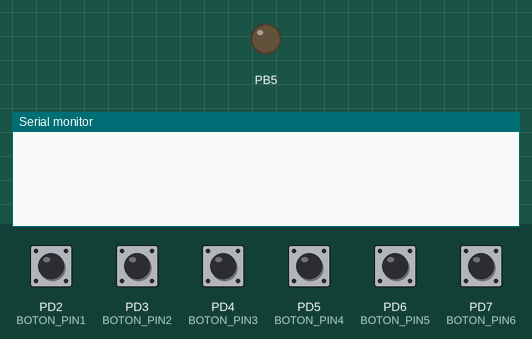
This program was run on a simulated ATmega328P, built with avr-gcc and emulated at 16 MHz. On the bench: output pins drawn as LEDs (lit = HIGH), the last lines printed to the serial monitor. The test bench sets the inputs (shaded band); at power-on: PD2 (BOTON_PIN1), PD3 (BOTON_PIN2), PD4 (BOTON_PIN3), PD5 (BOTON_PIN4), PD6 (BOTON_PIN5), PD7 (BOTON_PIN6) HIGH.

Above: at 1.2 s.
1.3 s: PD2 (BOTON_PIN1) pulled LOW for 0.15 s
At 2.5 s:
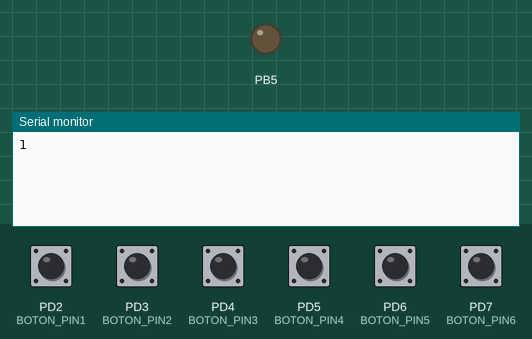
2.9 s: PD6 (BOTON_PIN5) pulled LOW for 0.15 s
At 3.7 s:
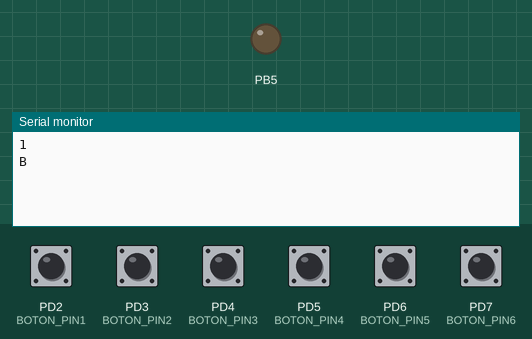
4.5 s: PD7 (BOTON_PIN6) pulled LOW for 0.15 s
At 5.0 s:
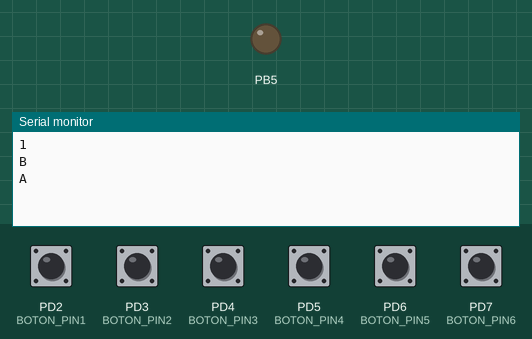

The program:

main.c
```c
///////////////////////////////////////////////////////////////////////
// Universidad Del Valle De Guatemala
// IE2023: Electronica digital 2
// Autor: Alan Gomez - 22115
// Proyecto: Laboratorio 6 - UART con ATmega328P Microchips AVR, Lenguaje C.
// Hardware: ATmega328P
// Creado: 20/09/2024
///////////////////////////////////////////////////////////////////////

#define F_CPU 16000000

// Librerias
#include <avr/io.h>
#include <stdint.h>
#include <util/delay.h>
#include <avr/interrupt.h>
#include <stdio.h>
#include <stdlib.h>
#include <stdbool.h>
#include <util/twi.h>

#include "UART/UART.h" //Incluir libreria de UART

// Definir los pines de los botones
#define BOTON_PIN1 PD2
#define BOTON_PIN2 PD3
#define BOTON_PIN3 PD4
#define BOTON_PIN4 PD5
#define BOTON_PIN5 PD6
#define BOTON_PIN6 PD7


// Variables
volatile uint8_t BTN_STATE_1 = 0;
volatile uint8_t BTN_STATE_2 = 0;
volatile uint8_t BTN_STATE_3 = 0;
volatile uint8_t BTN_STATE_4 = 0;
volatile uint8_t BTN_STATE_5 = 0;
volatile uint8_t BTN_STATE_6 = 0;

const uint8_t delay_time = 100;// tiempo de antirrebote

uint8_t dato=0;


void setup() {
	// Configura los pines de los botones como entrada con resistencia Pull-Up
	DDRD &= ~((1 << BOTON_PIN1) | (1 << BOTON_PIN2) | (1 << BOTON_PIN3) | (1 << BOTON_PIN4) | (1 << BOTON_PIN5) | (1 << BOTON_PIN6));
	PORTD |= ((1 << BOTON_PIN1) | (1 << BOTON_PIN2) | (1 << BOTON_PIN3) | (1 << BOTON_PIN4) | (1 << BOTON_PIN5) | (1 << BOTON_PIN6));

	// Configura el pin PB5 (LED integrado en el ATmega328P) como salida
	DDRB |= (1 << PB5);

	// Habilitar las interrupciones por cambio de estado para los pines PD2 a PD7
	PCICR |= (1 << PCIE2);
	PCMSK2 |= ((1 << PCINT18) | (1 << PCINT19) | (1 << PCINT20) | (1 << PCINT21) | (1 << PCINT22) | (1 << PCINT23));

	initUART9600();  // Iniciar UART

	// Habilitar interrupciones globales
	sei();
}
// Modulos

void TT_BOUNCE(void);
TT_BOUNCE(){
	if(BTN_STATE_1){
		BTN_STATE_1 = 0;
		// Accion
		writeTextUART("1");
		writeTextUART("\n");
		_delay_ms(delay_time);// dealy de push
		}
	if(BTN_STATE_2){
		BTN_STATE_2 = 0;
		// Accion
		writeTextUART("2");
		writeTextUART("\n");
		_delay_ms(delay_time);// dealy de push
		}
	if(BTN_STATE_3){
		BTN_STATE_3 = 0;
		// Accion
		writeTextUART("3");
		writeTextUART("\n");
		_delay_ms(delay_time);// dealy de push
		}
	if(BTN_STATE_4){
		BTN_STATE_4 = 0;
		//Accion
		writeTextUART("4");
		writeTextUART("\n");
		_delay_ms(delay_time);// dealy de push
		}
	if(BTN_STATE_5){
		BTN_STATE_5 = 0;
		//Accion
		writeTextUART("B");
		writeTextUART("\n");
		_delay_ms(delay_time);// dealy de push
		}
	if(BTN_STATE_6){
		BTN_STATE_6 = 0;
		//Accion
		writeTextUART("A");
		writeTextUART("\n");
		_delay_ms(delay_time);// dealy de push
		}
}

//Vectores de interrupcion
ISR(PCINT2_vect) {
	// Detecta el cambio de estado en los pines PD2 a PD7

	// Detecta el cambio de estado en el pin PD2
	if (!(PIND & (1 << BOTON_PIN1))) {
		BTN_STATE_1 = (BTN_STATE_1 == 0) ? 1:0; // Indica que se presionó un botón
	}
	// Detecta el cambio de estado en el pin PD3
	else if (!(PIND & (1 << BOTON_PIN2))) {
		BTN_STATE_2 = (BTN_STATE_2 == 0) ? 1:0; // Indica que se presionó un botón
	}
	// Detecta el cambio de estado en el pin PD4
	else if (!(PIND & (1 << BOTON_PIN3))) {
		BTN_STATE_3 = (BTN_STATE_3 == 0) ? 1:0; // Indica que se presionó un botón
	}
	// Detecta el cambio de estado en el pin PD5
	else if (!(PIND & (1 << BOTON_PIN4))) {
		BTN_STATE_4 = (BTN_STATE_4 == 0) ? 1:0; // Indica que se presionó un botón
	}
	// Detecta el cambio de estado en el pin PD6
	else if (!(PIND & (1 << BOTON_PIN5))) {
		BTN_STATE_5 = (BTN_STATE_5 == 0) ? 1:0; // Indica que se presionó un botón
	}
	// Detecta el cambio de estado en el pin PD7
	else if (!(PIND & (1 << BOTON_PIN6))) {
		BTN_STATE_6 = (BTN_STATE_6 == 0) ? 1:0; // Indica que se presionó un botón
	}
	else {
		BTN_STATE_1 = 0;
		BTN_STATE_2 = 0;
		BTN_STATE_3 = 0;
		BTN_STATE_4 = 0;
		BTN_STATE_5 = 0;
		BTN_STATE_6 = 0;
	}
}
// Codigo Principal
int main(void) {
	setup();
	while (1) {
		TT_BOUNCE();
		_delay_ms(10);
	}
}
```

UART.c
```c
#include "UART.h"

void initUART9600()
{
	//Paso 1: RX y TX como salida
	DDRD &= ~(1<<DDD0);
	DDRD |= (1<<DDD1);

	//Paso 2:Configurar UCSR0A
	UCSR0A = 0;

	//Paso 3: configurar UCSR0B donde se habilita ISR de recepcion y se habilita RX y TX
	UCSR0B = 0;
	UCSR0B |= (1<<RXCIE0) | (1<<RXEN0) | (1<<TXEN0);

	//Paso 4: Configurar UCSR0C, asincrono, paridad: none, 1 bit stop, data bits de 8 bits
	UCSR0C = 0;
	UCSR0C |= (1<<UCSZ01) | (1<<UCSZ00);

	//Paso 5: Configurar velocidad de baudrate a 9600
	UBRR0 = 103;

}


//Funcion de escritura de una cadena de caracteres
void writeTextUART(char * Texto){
	uint8_t o;
	for(o = 0; Texto[o]!= '\0'; o++){
		while(!(UCSR0A & (1<<UDRE0)));
		UDR0 = Texto[o];
	}
}


//Funcion de escritura de un caracter
void writeUART(char Caracter)
{
	while(!(UCSR0A & (1<<UDRE0)));  //hasta que la bandera este en 1
	UDR0 = Caracter;

}

void UART_PrintNum(uint16_t num) {
	char buffer[6];
	itoa(num, buffer, 10);
	writeTextUART(buffer);
}

void USART_SendString(char* str) {
	while (*str) {
		writeUART(*str++);
	}
}
```

UART.h
```c
#ifndef UART_H_
#define UART_H_

#include <avr/io.h>
#include <stdint.h>

void initUART9600();
void writeUART(char Caracter);
void writeTextUART(char * Texto);
void USART_SendString(char* str);
void UART_PrintNum(uint16_t num);


#endif
```

Measured:
- after the input at 1.3 s, the serial monitor: prints a new line at once (image 1)
- after the input at 2.9 s, the serial monitor: prints a new line at once (image 2)
- after the input at 4.5 s, the serial monitor: prints a new line at once (image 3)
